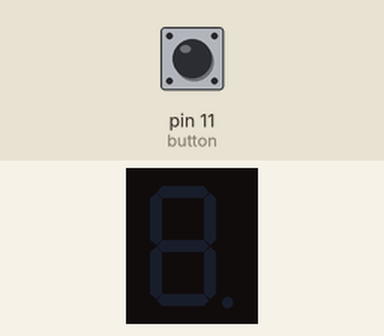
A sketch run on a simulated Arduino Uno, built with avr-gcc and run on an emulated ATmega328P. Shown: 1-digit seven-segment display. Wiring (inferred from the names in the program): 1-digit 7-segment display, segments lit when HIGH: segments pin 2, pin 3, pin 4, pin 5, pin 6, pin 7, pin 8. Inputs (shaded band) come from the test bench; at power-on: pin 11 (button) HIGH. The segment pins are drawn as the display they are named for.

Above: at 1.2 s.
1.3 s: pin 11 (button) pulled LOW for 0.15 s
At 1.9 s:
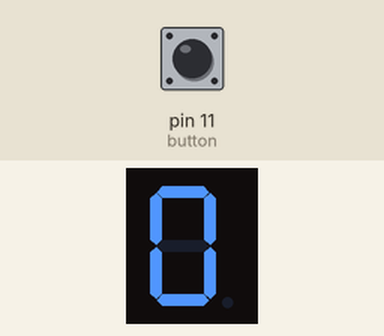
2.9 s: pin 11 (button) pulled LOW for 1 s
At 4.3 s:
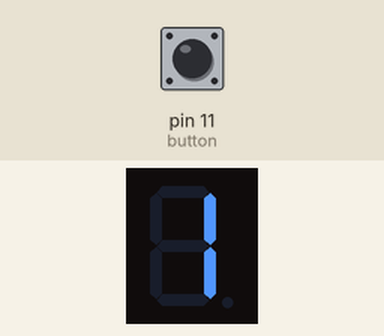
5.4 s: pin 11 (button) pulled LOW for 0.15 s
At 6.2 s:
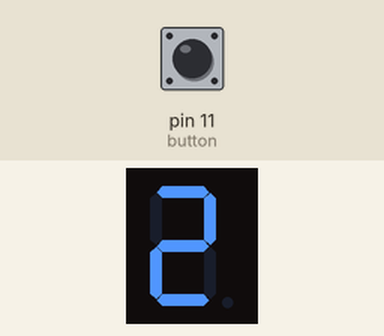
7.0 s: pin 11 (button) pulled LOW for 3.2 s
At 7.4 s:
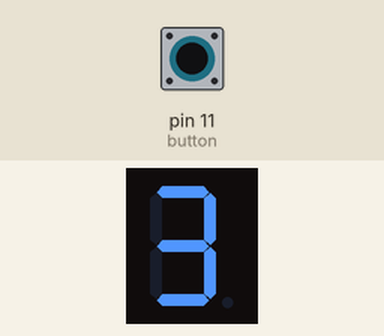
11.7 s: pin 11 (button) pulled LOW for 0.15 s
At 12.2 s:
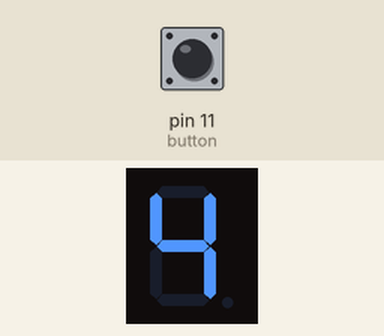
13.3 s: pin 11 (button) pulled LOW for 1 s
At 14.6 s:
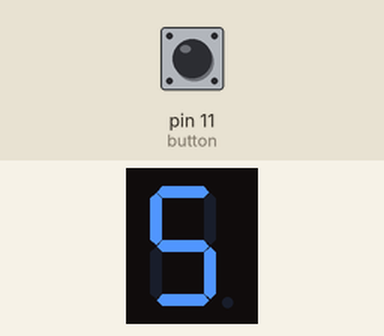
Timing chart, 0 to 16.3 s (numbered marks = the images above; inputs shaded):
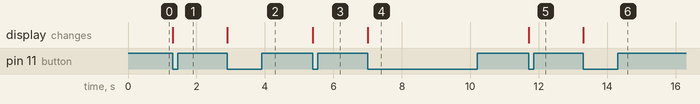

The sketch:

7_segment_pushbutton.ino
```cpp
int a = 2;
int b = 3;
int c = 4;
int d = 5;
int e = 6;
int f = 7;
int g = 8;

int button = 11;
int count = 0;
int lastButtonState = HIGH;

void zero()
{
  // display 0
digitalWrite(a, HIGH);
digitalWrite(b, HIGH);
digitalWrite(c, HIGH);
digitalWrite(d, HIGH);
digitalWrite(e, HIGH);
digitalWrite(f, HIGH);
digitalWrite(g, LOW);
}
void one()
{
  // display 1
digitalWrite(a, LOW);
digitalWrite(b, HIGH);
digitalWrite(c, HIGH);
digitalWrite(d, LOW);
digitalWrite(e, LOW);
digitalWrite(f, LOW);
digitalWrite(g, LOW);
}
void two()
{
  // display 2
digitalWrite(a, HIGH);
digitalWrite(b, HIGH);
digitalWrite(c, LOW);
digitalWrite(d, HIGH);
digitalWrite(e, HIGH);
digitalWrite(f, LOW);
digitalWrite(g, HIGH);
}
void three()
{
  // display 3
digitalWrite(a, HIGH);
digitalWrite(b, HIGH);
digitalWrite(c, HIGH);
digitalWrite(d, HIGH);
digitalWrite(e, LOW);
digitalWrite(f, LOW);
digitalWrite(g, HIGH);
}
void four()
{
  // display 4
digitalWrite(a, LOW);
digitalWrite(b, HIGH);
digitalWrite(c, HIGH);
digitalWrite(d, LOW);
digitalWrite(e, LOW);
digitalWrite(f, HIGH);
digitalWrite(g, HIGH);
}
void five()
{
  // display 5
digitalWrite(a, HIGH);
digitalWrite(b, LOW);
digitalWrite(c, HIGH);
digitalWrite(d, HIGH);
digitalWrite(e, LOW);
digitalWrite(f, HIGH);
digitalWrite(g, HIGH);
}
void six()
{
  // display 6
digitalWrite(a, HIGH);
digitalWrite(b, LOW);
digitalWrite(c, HIGH);
digitalWrite(d, HIGH);
digitalWrite(e, HIGH);
digitalWrite(f, HIGH);
digitalWrite(g, HIGH);
}
void seven()
{
  // diplay 7
digitalWrite(a, HIGH);
digitalWrite(b, HIGH);
digitalWrite(c, HIGH);
digitalWrite(d, LOW);
digitalWrite(e, LOW);
digitalWrite(f, LOW);
digitalWrite(g, LOW);
}
void eight()
{
  // display 8
digitalWrite(a, HIGH);
digitalWrite(b, HIGH);
digitalWrite(c, HIGH);
digitalWrite(d, HIGH);
digitalWrite(e, HIGH);
digitalWrite(f, HIGH);
digitalWrite(g, HIGH);
}
void nine()
{
  // display 9
digitalWrite(a, HIGH);
digitalWrite(b, HIGH);
digitalWrite(c, HIGH);
digitalWrite(d, LOW);
digitalWrite(e, LOW);
digitalWrite(f, HIGH);
digitalWrite(g, HIGH);

}

void setup()
{
  pinMode(a, OUTPUT);
  pinMode(b, OUTPUT);
  pinMode(c, OUTPUT);
  pinMode(d, OUTPUT);
  pinMode(e, OUTPUT);
  pinMode(f, OUTPUT);
  pinMode(g, OUTPUT);

  pinMode(button, INPUT_PULLUP);
}

void loop()
{
  int buttonState = digitalRead(button);

  if (lastButtonState == HIGH && buttonState == LOW)
  {
    if (count == 0)
      zero();
    else if (count == 1)
      one();
    else if (count == 2)
      two();
    else if (count == 3)
      three();
    else if (count == 4)
      four();
    else if (count == 5)
      five();
    else if (count == 6)
      six();
    else if (count == 7)
      seven();
    else if (count == 8)
      eight();
    else if (count == 9)
      nine();

     count++;

     if (count > 9)
      count = 0;
  }
  lastButtonState = buttonState;
}
```

Measured:
- after the input at 1.3 s, the display: changes at once (image 1)
- after the input at 2.9 s, the display: changes at once (image 2)
- after the input at 5.4 s, the display: changes at once (image 3)
- after the input at 7.0 s, the display: changes at once (image 4)
- after the input at 11.7 s, the display: changes at once (image 5)
- after the input at 13.3 s, the display: changes at once (image 6)
